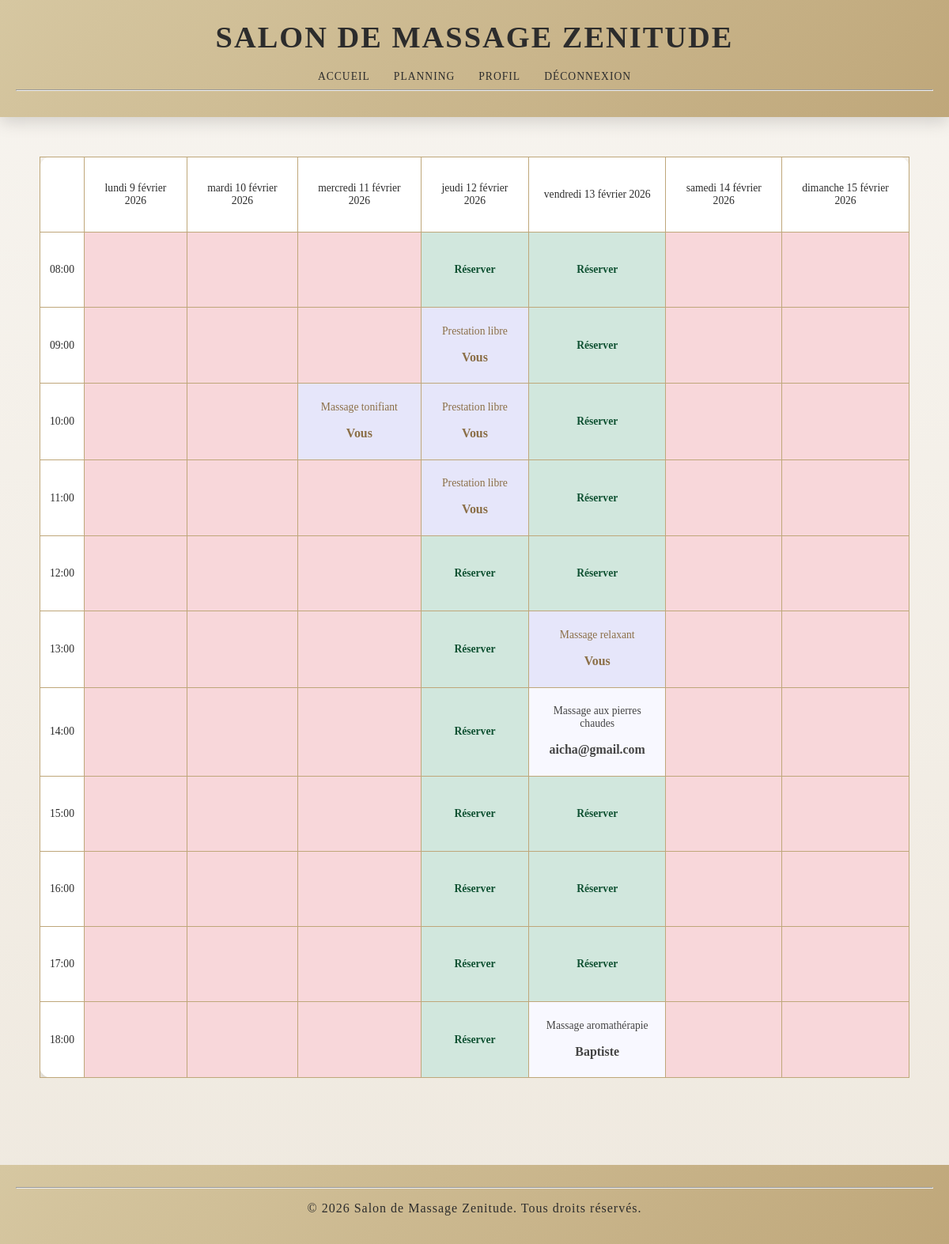
The app's page /pages/schedule.php (signed in) with its own data.
### tables this page shows
CREATE TABLE `event` (
  `id` int(11) NOT NULL,
  `event_title` varchar(255) NOT NULL,
  `description` text NOT NULL,
  `start_date` datetime NOT NULL,
  `end_date` datetime NOT NULL,
  `creator_id` int(11) NOT NULL
);

CREATE TABLE `user` (
  `id` int(11) NOT NULL,
  `username` varchar(255) NOT NULL,
  `password` varchar(255) NOT NULL
);

### includes/tools.php (called while the page is built, shortened)
<?php
function get_days(){
    $semaine = [];
    $debut = strtotime("monday this week");
    for ($i = 0; $i < 7; $i++) {
        array_push($semaine, date("Y-m-d", $debut));
        $debut = strtotime("+1 day", $debut);
    }
    return $semaine;
}
function get_hours(){
    $heures = [];
    $debut = strtotime("today 08:00");
    $fin = strtotime("today 19:00");
    while ($debut <= $fin) {
        array_push($heures, date("H:i", $debut));
        $debut = strtotime("+1 hour", $debut);
    }
    return $heures;
}
function event_taken_hour($events, $start_ts, $end_ts){
    foreach ($events as $event) {
        if (strtotime($event['start_date']) < $end_ts && strtotime($event['end_date']) > $start_ts) {
            return $event;
        }
    }
    return false;
}
function get_all($pdo, $startWeek, $endWeek){
    $sql = "SELECT user.username, event.id, event.event_title, event.description, event.start_date, event.end_date, event.creator_id
     FROM event INNER JOIN user ON user.id = event.creator_id WHERE start_date < :end AND end_date > :start";
    $query = $pdo->prepare($sql);
    $query->execute([':start' => $startWeek, ':end' => $endWeek]);
    return $query->fetchAll(PDO::FETCH_ASSOC);
}

### pages/schedule.php (the view, shortened to what this page needs)
<?php
include '../includes/config.php';
include '../includes/header.php';
include '../includes/tools.php';
$semaine = get_days();
$heures = get_hours();
$delete = array_pop($heures);
$debutSemaine = date('Y-m-d 00:00:00', strtotime(min($semaine)));
$finSemaine = date('Y-m-d 23:59:59', strtotime(max($semaine)));
$events = get_all($pdo, $debutSemaine, $finSemaine);
?>
<div class="table-container">
  <table>
    <tr>
      <td>&nbsp;</td>
      <?php
      foreach ($semaine as $jour) {
        $timestamp = strtotime($jour);
        $formatter = new IntlDateFormatter('fr_FR',IntlDateFormatter::FULL,IntlDateFormatter::NONE);
        echo '<td>' . $formatter->format($timestamp) . '</td>';
      }
      ?>
    </tr>
    <?php
    foreach ($heures as $heure) {
      echo '<tr>
            <td>' . $heure . '</td>';
      foreach ($semaine as $jour) {
          $start_ts = strtotime($jour . ' ' . $heure);
          $end_ts   = strtotime('+1 hour', $start_ts);
          $event = event_taken_hour($events, $start_ts, $end_ts);
          if ($event !== false) {
            if($event['creator_id'] === $_SESSION['id']){
              echo '<td class="slot my_slot">
                      <a href="reservation_detail.php?id=' . $event['id'] . '">
                        <p>' . htmlspecialchars($event['event_title']) . '</p>
                        <h3>Vous</h3>
                      </a>
                    </td>';
            } else{
            echo '<td class="slot taken">
                    <p>' . htmlspecialchars($event['event_title']) . '</p>
                    <h3>' . htmlspecialchars($event['username']) . '</h3>
                  </td>';
            }
          } elseif (date('N', $start_ts) >= 6 || strtotime("today") > strtotime($jour)){
              echo '<td class="slot impossible"></td>';
          } else {
              echo '<td class="slot available">
                  <a href="reservation-form.php?date=' . date('Y-m-d H:i:s', $start_ts) . '">
                      Réserver
                  </a>
              </td>';
          }
      }
      echo '</tr>';
    }
    ?>
  </table>
</div>
<?php include '../includes/footer.php'; ?>

### css/style.css (style rules this page uses)
body { font-family: 'Playfair Display', 'Poppins', serif; background: linear-gradient(180deg, #f7f4ef, #efe9df); color: #2c2c2c; margin: 0; padding: 0; }
a { color: #8b6f47; text-decoration: none; font-weight: 500; }
.table-container { width: 100%; overflow-x: auto; }
.table-container table { min-width: 700px; width: 100%; border-collapse: collapse; background: white; border-radius: 15px; box-shadow: 0 18px 40px rgba(0,0,0,0.12); table-layout: auto; }
table th, table td { padding: 12px; font-size: 0.85em; border: 1px solid #bfa77a; height: 70px; vertical-align: middle; overflow: hidden; text-align: center; }
.slot { text-align: center; padding: 8px; }
.slot.taken { background-color: ghostwhite; color: #444; }
.my_slot { background-color: lavender; }
.slot.impossible { background-color: #f8d7da; color: #842029; }
.slot.available { background-color: #d1e7dd; }
.slot.available a { display: flex; justify-content: center; align-items: center; width: 100%; height: 100%; color: #0f5132; font-weight: bold; text-decoration: none; }

### records on screen
event: event_title "Prestation libre"
event: event_title "Massage tonifiant"
event: event_title "Massage relaxant"
event: event_title "Massage aux pierres chaudes", creator.username "aicha@gmail.com"
event: event_title "Massage aromathérapie", creator.username "Baptiste"

### other values on screen
$formatter->format($timestamp) "lundi 9 février 2026"
$formatter->format($timestamp) "mardi 10 février 2026"
$formatter->format($timestamp) "mercredi 11 février 2026"
$formatter->format($timestamp) "jeudi 12 février 2026"
$formatter->format($timestamp) "vendredi 13 février 2026"
$formatter->format($timestamp) "samedi 14 février 2026"
$formatter->format($timestamp) "dimanche 15 février 2026"
$heure "08:00"
$heure "09:00"
$heure "10:00"
$heure "11:00"
$heure "12:00"
$heure "13:00"
$heure "14:00"
$heure "15:00"
